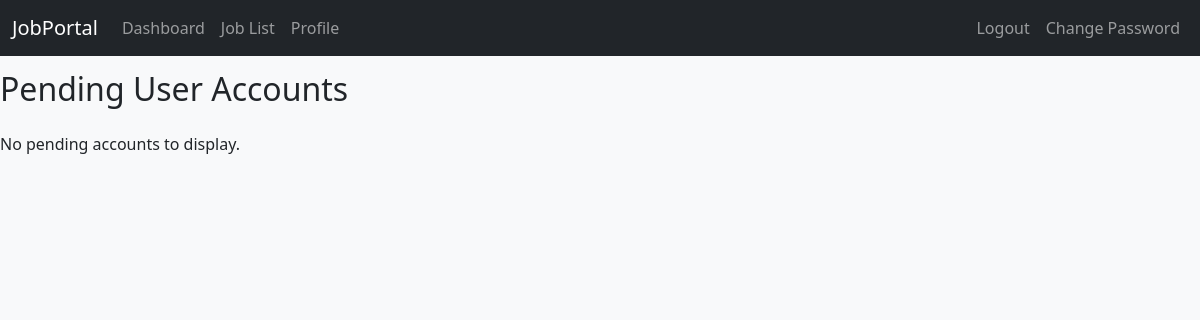
/pendingList/, run on an earlier commit of the app's database.
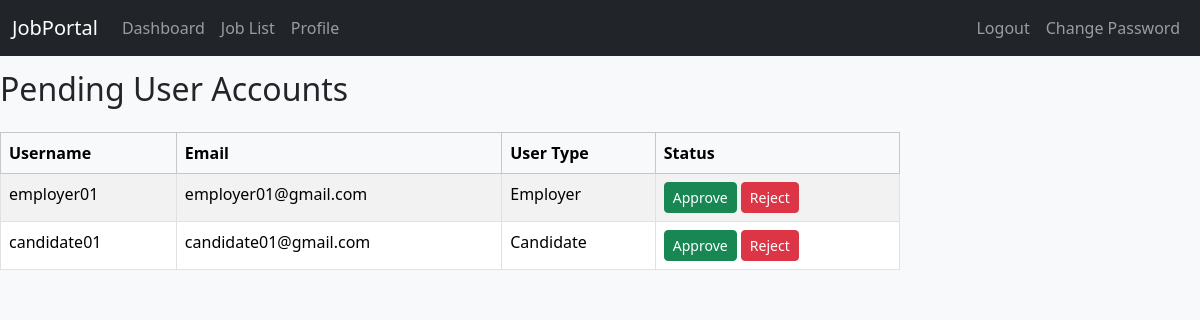
And on a later commit of the database.
### users_auth_app/models.py (models this page shows, shortened)
class PendingAccountModel(models.Model):
    username = models.CharField(max_length=100, null=True)
    email = models.EmailField(null=True)
    phone = models.CharField(max_length=15, null=True)
    user_types = models.CharField(choices=[
        ('Employer', 'Employer'),
        ('Candidate', 'Candidate'),
    ], max_length=10, null=True)
    pending_status = models.CharField(choices=[
        ('Pending', 'Pending'),
        ('Accept', 'Accept'),
        ('Rejected', 'Rejected'),
    ], max_length=10, null=True)

### users_auth_app/views.py (the view)
# urls.py: path('pendingList/',pendingList, name='pendingList'),
def pendingList(request):
    pendingUser = PendingAccountModel.objects.all()
    return render(request, 'pendingList.html',{'pendingUser':pendingUser})

### users_auth_app/templates/pendingList.html (shortened to what this page needs)
{% extends 'master/master.html' %}
{% block body %}
<h2 class="mb-4">Pending User Accounts</h2>
{% if pendingUser %}
<table class="table table-bordered table-striped" style="max-width: 900px;">
  <thead class="table-light">
    <tr>
      <th>Username</th>
      <th>Email</th>
      <th>User Type</th>
      <th>Status</th>
    </tr>
  </thead>
  <tbody>
    {% for pending in pendingUser %}
    <tr>
      <td>{{ pending.username }}</td>
      <td>{{ pending.email }}</td>
      <td>{{ pending.user_types }}</td>
      <td>
        <form action="{% url 'approveUser' pending.id %}" method="POST" style="display:inline;">
                <button type="submit" class="btn btn-success btn-sm">Approve</button>
        </form>
        <form action="{% url 'rejectUser' pending.id %}" method="POST" style="display:inline;">
  <button type="submit" class="btn btn-danger btn-sm">Reject</button>
</form>
      </td>
    </tr>
    {% endfor %}
  </tbody>
</table>
{% else %}
<p>No pending accounts to display.</p>
{% endif %}
{% endblock %}

### users_auth_app/templates/master/master.html (shortened to what this page needs)
<!DOCTYPE html>
<html lang="en">
<head>
  <link href="https://cdn.jsdelivr.net/npm/bootstrap@5.3.3/dist/css/bootstrap.min.css" rel="stylesheet">
  <link href="https://cdn.jsdelivr.net/npm/bootstrap-icons@1.11.3/font/bootstrap-icons.css" rel="stylesheet">
</head>
<body>
{% include 'master/navbar.html' %}
{% block body %}{% endblock body %}
</body>
</html>

### users_auth_app/templates/master/navbar.html (shortened to what this page needs)
<nav class="navbar navbar-expand-lg navbar-dark bg-dark fixed-top">
  <div class="container-fluid">
    <a class="navbar-brand" href="#">JobPortal</a>
    <div class="collapse navbar-collapse" id="navbarContent">
      <ul class="navbar-nav me-auto">
        {% if user.user_types != 'Admin' %}
        <li class="nav-item d-none" data-role="All">
          <a class="nav-link" href="{% url 'dashboardPage' %}">Dashboard</a>
        </li>
        <li class="nav-item d-none" data-role="All">
          <a class="nav-link" href="#">Job List</a>
        </li>
        <li class="nav-item d-none" data-role="All">
          <a class="nav-link" href="{% url 'employerProfile' %}">Profile</a>
        </li>
      </ul>
    {% endif %}
      <ul class="navbar-nav">
        <li class="nav-item d-none" data-role="All">
          <a class="nav-link" href="{% url 'logoutPage' %}">Logout</a>
        </li>
      </ul>
      <ul class="navbar-nav">
        <li class="nav-item d-none" data-role="All">
          <a class="nav-link" href="{% url 'changePasswordPage' %}">Change Password</a>
        </li>
      </ul>
    </div>
  </div>
</nav>

### users_auth_app/templates/master/master.html (style rules this page uses)
body { background-color: #f8f9fa; padding-top: 70px; }

What changed in the data, as far as the page shows it:
added PendingAccountModel: username "employer01", email "employer01@gmail.com", user_types "Employer"
added PendingAccountModel: username "candidate01", email "candidate01@gmail.com", user_types "Candidate"
Also different on the page:
text no longer shown: "No pending accounts to display."
text now shown: "Username Email User Type Status"
